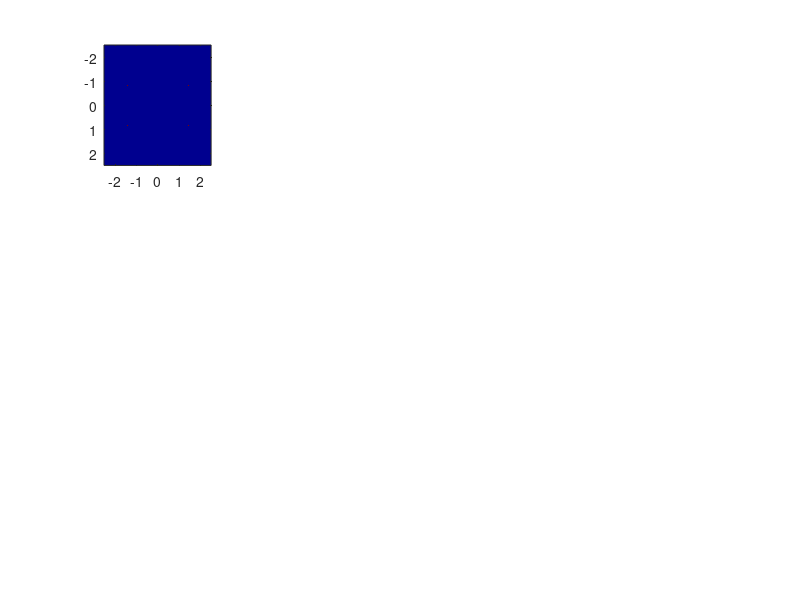

Here is the MATLAB script that generated this plot: (Note: this script raises an error after producing the figure.)
close all
clear all

%% Desired Lattice
theta = [30, 90, 150, 210, 270, 330]; % hexogonal
% theta = [30, 150, 210, 330]; % square
% theta = [90, 270]; % standing wave

% Physical Parameter 
Nxz = 1025; % pixels
Ny = 257; % pixels
n = 1.33;
wavelength = 0.488 / n; % um 
NAdect = 1;
NAmin = 0.57;
NAmax = 0.65;
NAideal = (NAmin + NAmax)/2;
dither_period = 5; % um
dither_step = 201; % number of steps per dither period 
a = 5 ; % Gaussian Bounding, um

% when 2 plane wave traveling in opposite direction and interfere with each
% other, the periodicity of resulting standing wave is wavelength/4pi

% Real space image parameter
deltax = wavelength/4/pi; 
deltaz = deltax;

% Fourier space image parameter
plot_scale = 1.5; % for ploting
Kbound = 1/(2*deltax); % Nyquist
deltakx = 2*Kbound / Nxz; 
deltakz = deltakx;
k_ideal = NAideal/ ( 2* pi) * Kbound;

% Create mesh 
[ax, az] = meshgrid(  -(Nxz-1)/2 : (Nxz-1)/2 ) ; 
kx = deltakx * ax;  %in unit 1/um
kz = deltakz * az;
x = 4 * pi * deltax * ax;
z = 4 * pi * deltaz * az; 
X = x(1,:); % pixel length = wavelength
Z = z(:,1); 
KX = kx(1,:); % pixel length = 1/wavelength
KZ = kz(:,1)';

%% Generate Ideal lattice 
Illumi_ideal = zeros(size(kx));

kxposition = k_ideal * cosd(theta) / deltakx; % pixel
kzposition = k_ideal * sind(theta) / deltakz; % pixel

% for ploting
KX_plot = floor((Nxz+1)/2 + min(kzposition)*plot_scale : ...
          (Nxz+1)/2 + max(kzposition)*plot_scale);
KZ_plot = KX_plot;
OTF_KX_plot = floor( (Nxz+1)* 6/16 : (Nxz+1) * 10/16 );
OTF_KZ_plot = OTF_KX_plot;


% Ideal lattice illumination
for j = 1:length(kxposition)

    Illumi_ideal( ...
        (Nxz+1)/2 + round(kzposition(j)) ,...
        (Nxz+1)/2 + round(kxposition(j)) ) = 1;
end

% Ideal lattice
E_ideal = fftshift(fft2(Illumi_ideal)); % no need to shift since already at center

fig1 = figure(1);
    subplot(3,4,1);

image1 = imagesc( KX(1,KX_plot),...
                  KZ(1,KZ_plot),...
                  Illumi_ideal(KX_plot,KZ_plot) );
    colormap(jet)
    title("Rear Pupil Illumination of ideal Lattice, " +...
          "N_{xz} = " + num2str(Nxz) + ...
          ", K_{bound} = " + num2str(Kbound))
    xlabel("kx(4\pi/\lambdaNxz) (1/um)")
    ylabel("kz(4\pi/\lambdaNxz) (1/um)")
    colorbar;
    axis image;

    subplot(3,4,2);
image2 = imagesc(X, Z ,abs(E_ideal));
    title("Ideal Lattice, " + ...
          "\lambda_{exc}/n = " + num2str(wavelength, '%.3f') + "um" + ...
          " , n = " + num2str(n))
    xlabel("x(\lambda) (um)")
    ylabel("z(\lambda) (um)")
    colorbar;
    axis image;

%% Gaussian Bounding and get rear pupil illum back

gauss_bound = exp(-2 * z.^2 / a^2);
E_bound = gauss_bound .* E_ideal;
    subplot(3,4,3)
image3 = imagesc(X, Z, abs(E_bound));
    title("Bounded Ideal Lattice, " + ...
          "Bound width = " + num2str(a) + "um")
    xlabel("x(\lambda) (um)")
    ylabel("z(\lambda) (um)")
    colorbar;
    axis image;

Illum_bound = abs(ifft2(ifftshift(E_bound))).^2;
Illum_bound = Illum_bound/max(max(Illum_bound));
    subplot(3,4,4)
image4 = imagesc( KX(1,KX_plot),...
                  KZ(1,KZ_plot),...
                  Illum_bound(KX_plot,KZ_plot) );
    title("Rear pupil illumination after bounding")
    xlabel("kx(4\pi/\lambdaNxz) (1/um)")
    ylabel("kz(4\pi/\lambdaNxz) (1/um)")
    colorbar;
    axis image;

%% Generate mask and filter
k_NAmax = NAmax/wavelength; % k
k_NAmin = NAmin/wavelength; 

% create mask
A_mask = ((k_NAmax > sqrt(kx.^2 + kz.^2)) .* (k_NAmin < sqrt(kx.^2 + kz.^2)));
Illum_mask = imfuse(Illum_bound,A_mask);
    subplot(3,4,5)
image5 = imagesc( KX(1,KX_plot),...
                  KZ(1,KZ_plot),...
                  Illum_mask(KX_plot,KZ_plot) );
    title("Masking, " +...
          "NA_{max} = " + num2str(NAmax) +...
          ", NA_{min} = " + num2str(NAmin) )
    xlabel("kx(4\pi/\lambdaNxz) (1/um)")
    ylabel("kz(4\pi/\lambdaNxz) (1/um)")
    axis image;

% Create pupil function    
Pupil_fun = Illum_bound .* A_mask;
    subplot(3,4,6)
image6 = imagesc( KX(1,KX_plot),...
                  KZ(1,KZ_plot),...
                  Pupil_fun(KX_plot,KZ_plot) );
    title("Pupil Function")
    xlabel("kx(4\pi/\lambdaNxz) (1/um)")
    ylabel("kz(4\pi/\lambdaNxz) (1/um)")
    colorbar;
    axis image;


%% PSF and OTF
PSF_exc = abs( fftshift(fft2(Pupil_fun)) ).^2;
PSF_exc = PSF_exc/max(max(PSF_exc));
    subplot(3,4,7)
image7 = imagesc(X, Z, PSF_exc);
    title("Excitation PSF")
    xlabel("x(\lambda) (um)")
    ylabel("z(\lambda) (um)")
    colorbar;
    axis image;

% OTF
OTF_exc = abs(fftshift(fft2(PSF_exc)));
OTF_exc = OTF_exc/max(max(OTF_exc));
    subplot(3,4,8)
image8 = imagesc( KX( OTF_KX_plot ),...
                  KZ( OTF_KZ_plot ),...
                  OTF_exc( OTF_KX_plot, OTF_KZ_plot ) ) ;
    title("Excitation OTF")
    xlabel("kx(4\pi/\lambdaNxz) (1/um)")
    ylabel("kz(4\pi/\lambdaNxz) (1/um)")
    colorbar;
    axis image;

%% Dither 
PSF_exc_dither = PSF_exc;
for j = 1:dither_step
    PSF_exc_dither = PSF_exc_dither + ...
                     circshift(PSF_exc,round(j * dither_period / deltax / dither_step),2)/2;
end
PSF_exc_dither = PSF_exc_dither / max(max(PSF_exc_dither));

    subplot(3,4,9)
    hold on;
image9 = imagesc(X, Z ,PSF_exc_dither);
    title("Dithered Excitation PSF, " + ...
          "T_d = " + num2str(dither_period) + "um, " +...
          "Dither Step = " + num2str(dither_step))
    xlabel("x(\lambda) (um)")
    ylabel("z(\lambda) (um)")
    colorbar;
    axis image;
line1 = xline(X((Nxz+1)/2));    
    line1.Color = 'r';
    line1.LineWidth = 1;
    line1.LineStyle = '--';
    hold off

    subplot(3,4,10)
PSF_exc_dither_profile = PSF_exc_dither(:,(Nxz+1)/2);
PSF_exc_dither_profile = PSF_exc_dither_profile/max(max(PSF_exc_dither_profile));
image10 = plot( Z(OTF_KZ_plot), PSF_exc_dither_profile(OTF_KZ_plot));
    title("PSF Dithered Line Profile")
    ylabel("Normalized a.u. ")
    xlabel("z(\lambda) (um)")
    image10.LineWidth = 2;
    image10.Color = 'r';
    image10.Parent.YAxis.TickValues = linspace(0,1,11);
    grid on

%% Dither OTF 
OTF_dither = abs(fftshift(fft2(PSF_exc_dither)));
OTF_dither = OTF_dither/max(max(OTF_dither));

    subplot(3,4,11)
    hold on
image11 = imagesc( KX(OTF_KX_plot),...
                   KZ(OTF_KZ_plot),...
                   OTF_dither( OTF_KX_plot,...
                               OTF_KX_plot )  );
    title("Dithered Excitation OTF")
    xlabel("kx(4\pi/\lambdaNxz) (1/um)")
    ylabel("kz(4\pi/\lambdaNxz) (1/um)")
    colorbar;
    axis image; 

    subplot(3,4,12)
OTF_dither = OTF_dither(:,(Nxz+1)/2);
OTF_dither = OTF_dither/max(max(OTF_dither));
image12 = plot( Z(OTF_KZ_plot), OTF_dither(OTF_KZ_plot));
    title("OTF Dithered Line Profile")
    ylabel("Normalized a.u. ")
    xlabel("z(\lambda) (um)")
    image12.LineWidth = 2;
    image12.Color = 'r';
    image12.Parent.YAxis.TickValues = linspace(0,1,11);
    grid on

%% Propagation in y-direction
y_scale = 100; 
deltay = wavelength/4/pi * y_scale;
ky = sqrt(Kbound^2 - kx.^2 - kz.^2);
y = (0:Ny) * deltay; % max(y) = FOVy 

E_prop = zeros(Nxz,Nxz,Ny);
I_prop = E_prop;
Ein = Pupil_fun/(max(max(Pupil_fun)));

%% Propagator

% for i = 1:length(y)
%     propagator = exp(1i * ky * y(i));
%     Eout = fftshift(fft2((Ein .* propagator)));
%     imagesc(x(1,:)/wavelength,z(:,1)/wavelength,abs(Eout.^2))
%     drawnow
%     colormap(jet)
%     pause(0.5)
%     caxis([0 4000])
%     disp(i)
%     E_prop(:,:,i) = Eout;
%     I_prop(:,:,i) = abs(Eout.^2);
% end  
